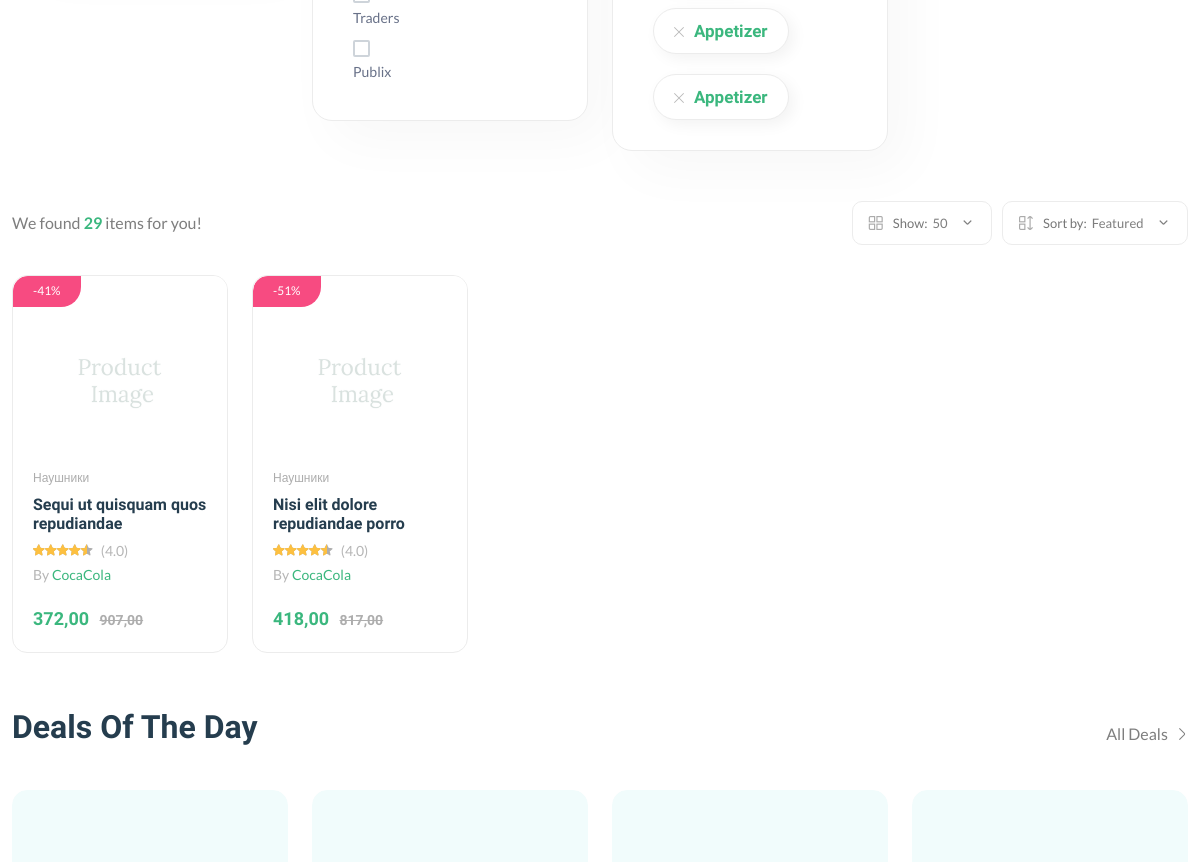
Before: /products/ (middle part) with the older database file.
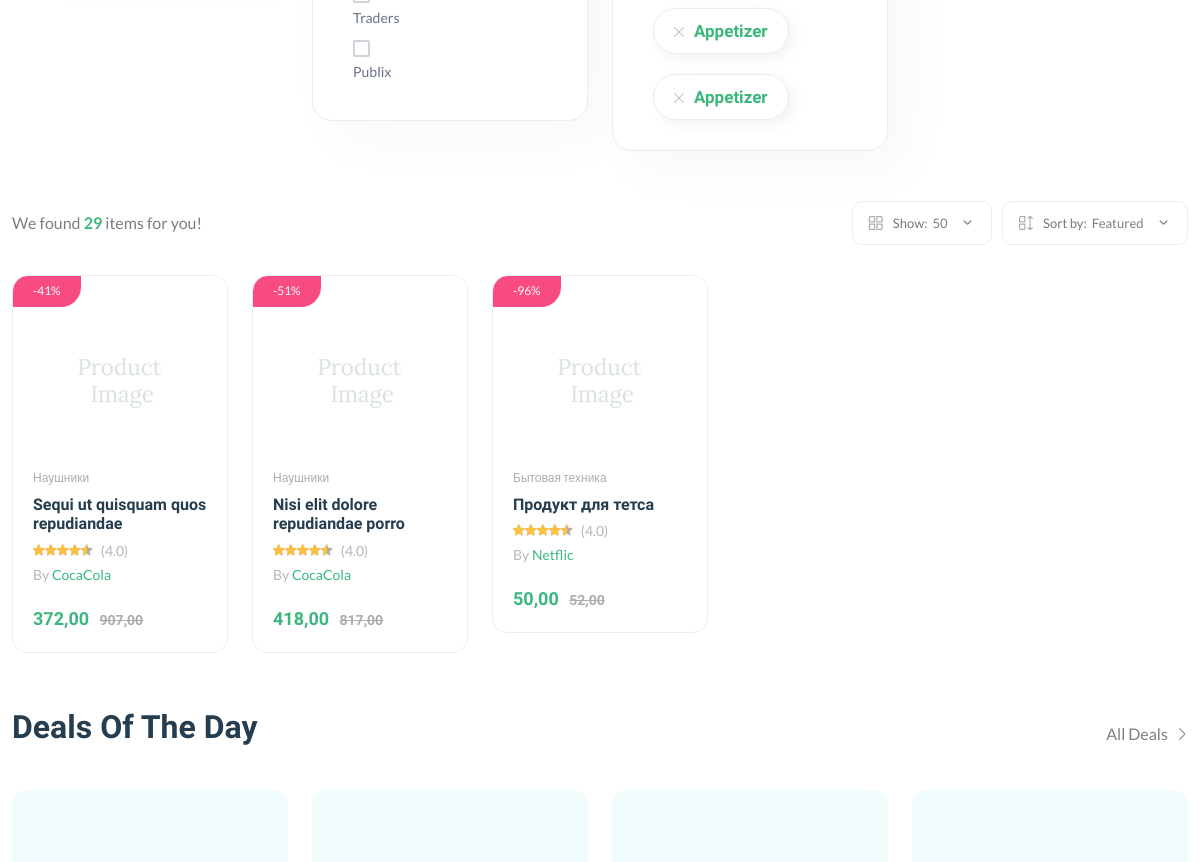
After: the same page with the newer database file.
### core/models.py (models this page shows, shortened)
class Product(models.Model):
    pid = ShortUUIDField(unique=True, length=10, max_length=20, verbose_name="ID")
    title = models.CharField(max_length=100, verbose_name="Имя")
    description = RichTextUploadingField(null=True, blank=True, verbose_name="Описание")
    user = models.ForeignKey(User, on_delete=models.SET_NULL, null=True, verbose_name="Пользователь")
    category = models.ForeignKey(Category, on_delete=models.SET_NULL, null=True, verbose_name="Категория", related_name='category')
    vendor = models.ForeignKey(Vendor, on_delete=models.SET_NULL, null=True, verbose_name="Поставщик", default=None, related_name='products')
    image = models.ImageField(upload_to=user_directory_path, verbose_name="Картинка", default="cover_product.jpg")
    price = models.DecimalField(max_digits=9999999999, decimal_places=2, verbose_name='Цена')
    old_price = models.DecimalField(max_digits=9999999999, decimal_places=2, verbose_name='Старая цена')
    specifications = RichTextUploadingField(null=True, blank=True, verbose_name='Характеристики')
    tags = TaggableManager(verbose_name='Теги')
    product_status = models.CharField(choices=STATUS, max_length=10, default='in_review',
                                      verbose_name='Статус продукта')
    type = models.CharField(max_length=100, verbose_name="Тип продукта", null=True, blank=True)
    life = models.DateField(verbose_name="Срок годности", null=True, blank=True)
    status = models.BooleanField(default=True, verbose_name='Статус')
    in_stock = models.BooleanField(default=True, verbose_name='Есть в наличии')
    featured = models.BooleanField(default=False, verbose_name='Рекомендуемый')
    digital = models.BooleanField(default=False, verbose_name='Цифровой')
    sku = ShortUUIDField(unique=True, length=4, max_length=10, verbose_name="UUID")
    created_at = models.DateTimeField(auto_now_add=True, verbose_name='Дата создания')
    updated_at = models.DateTimeField(auto_now=True, verbose_name='Дата обновление')
    class Meta:
        verbose_name = "Продукт"
        verbose_name_plural = "Продукты"
    def get_percentage(self):
        return (self.price / self.old_price) * 100

class Category(models.Model):
    cit = ShortUUIDField(unique=True, length=10, max_length=20, prefix='cat', verbose_name="ID")
    title = models.CharField(max_length=100, verbose_name="Название")
    image = models.ImageField(upload_to='category', verbose_name="Картинка", default="category.jpg")
    class Meta:
        verbose_name = "Катогоия"
        verbose_name_plural = "Категории"
    def __str__(self):
        return self.title

class Vendor(models.Model):
    vid = ShortUUIDField(unique=True, length=10, max_length=20, prefix='ven', verbose_name="ID")
    title = models.CharField(max_length=100, verbose_name="Имя")
    address = models.CharField(max_length=100, verbose_name="Адрес")
    contact = models.CharField(max_length=100, verbose_name="Контакты")
    chat_resp_time = models.CharField(max_length=100, verbose_name="Время для чата")
    shipping_on_time = models.CharField(max_length=100, verbose_name="Время доставки")
    authentic_rating = models.CharField(max_length=100, verbose_name="Подлинный рейтинг")
    days_return = models.CharField(max_length=100, verbose_name="Дата возврата")
    warranty_period = models.CharField(max_length=100, verbose_name="Гарантийный период")
    image = models.ImageField(upload_to=user_directory_path, verbose_name="Картинка", default="vendor.jpg")
    cover_image = models.ImageField(upload_to=user_directory_path, verbose_name="Изображение обложки", default="cover_product.jpg")
    description = models.TextField(null=True, blank=True, verbose_name="Описание")
    user = models.ForeignKey(User, on_delete=models.SET_NULL, null=True, verbose_name="Пользователь")
    class Meta:
        verbose_name = "Поставщик"
        verbose_name_plural = "Поставщики"
    def __str__(self):
        return self.title

### core/views.py (the view)
# urls.py: path('products/', product_list, name="product_list"),
def product_list(request):
    products = Product.objects.filter(product_status='published')
    return render(request, 'core/products/list.html', {
        'products': products
    })

### core/context_processor.py (called while the page is built)
def categories(request):
    categories = Category.objects.all()
    return {
        'categories': categories
    }

### core/context_processors.py (called while the page is built)
def categories(request):
    categories = Category.objects.all()
    return {
        'categories': categories
    }

### templates/core/products/list.html (shortened to what this page needs)
{% extends 'partials/base.html' %}
{% load static %}
{% block content %}
    <main class="main">
        <div class="container mb-30 mt-30">
            <div class="row">
                <div class="col-lg-12">
                    <div class="shop-product-fillter-header">
                        <div class="row">
                            <div class="col-xl-3 col-lg-6 col-md-6 mb-lg-0 mb-md-2 mb-sm-2">
                            </div>
                            <div class="col-xl-3 col-lg-6 col-md-6 mb-lg-0 mb-md-2 mb-sm-2">
                                <div class="card">
                                    <div class="d-flex">
                                        <div class="custome-checkbox mr-80">
                                            <br/>
                                            <br/>
                                            <br/>
                                            <br/>
                                            <br/>
                                            <br/>
                                            <label class="form-check-label" for="exampleCheckbox7"><span>Traders</span></label>
                                            <br/>
                                            <label class="form-check-label"
                                                   for="exampleCheckbox8"><span>Publix</span></label>
                                        </div>
                                        <div class="custome-checkbox">
                                            <br/>
                                            <br/>
                                            <br/>
                                            <br/>
                                            <br/>
                                        </div>
                                    </div>
                                </div>
                            </div>
                            <div class="col-xl-3 col-lg-6 col-md-6 mb-lg-0 mb-md-2 mb-sm-2">
                                <div class="card">
                                    <div class="sidebar-widget widget-tags">
                                        <ul class="tags-list">
                                            <li class="hover-up mr-0">
                                                <a href="blog-category-grid.html"><i class="fi-rs-cross mr-10"></i>Appetizer</a>
                                            </li>
                                            <li class="hover-up mr-0 mb-0">
                                                <a href="blog-category-grid.html"><i class="fi-rs-cross mr-10"></i>Appetizer</a>
                                            </li>
                                        </ul>
                                    </div>
                                </div>
                            </div>
                            <div class="col-xl-3 col-lg-6 col-md-6 mb-lg-0 mb-md-5 mb-sm-5">
                            </div>
                        </div>
                    </div>
                </div>
                <div class="col-12">
                    <div class="shop-product-fillter">
                        <div class="totall-product">
                            <p>
                                We found <strong class="text-brand">29</strong> items for you!
                            </p>
                        </div>
                        <div class="sort-by-product-area">
                            <div class="sort-by-cover mr-10">
                                <div class="sort-by-product-wrap">
                                    <div class="sort-by">
                                        <span><i class="fi-rs-apps"></i>Show:</span>
                                    </div>
                                    <div class="sort-by-dropdown-wrap">
                                        <span>50 <i class="fi-rs-angle-small-down"></i></span>
                                    </div>
                                </div>
                            </div>
                            <div class="sort-by-cover">
                                <div class="sort-by-product-wrap">
                                    <div class="sort-by">
                                        <span><i class="fi-rs-apps-sort"></i>Sort by:</span>
                                    </div>
                                    <div class="sort-by-dropdown-wrap">
                                        <span>Featured <i class="fi-rs-angle-small-down"></i></span>
                                    </div>
                                </div>
                            </div>
                        </div>
                    </div>
                    <div class="row product-grid">
                        {% for product in products %}
                            <div class="col-lg-1-5 col-md-4 col-12 col-sm-6">
                                <div class="product-cart-wrap mb-30">
                                    <div class="product-img-action-wrap">
                                        <div class="product-img product-img-zoom">
                                            <a href="shop-product-right.html">
                                                <img class="default-img"
                                                     src="{{ product.image.url }}" alt=""/>
                                            </a>
                                        </div>
                                        <div class="product-badges product-badges-position product-badges-mrg">
                                            <span class="hot">-{{ product.get_percentage | floatformat:0 }}%</span>
                                        </div>
                                    </div>
                                    <div class="product-content-wrap">
                                        <div class="product-category">
                                            <a href="shop-grid-right.html">{{ product.category }}</a>
                                        </div>
                                        <h2><a href="shop-product-right.html">{{ product.title }}</a>
                                        </h2>
                                        <div class="product-rate-cover">
                                            <div class="product-rate d-inline-block">
                                                <div class="product-rating" style="width: 90%"></div>
                                            </div>
                                            <span class="font-small ml-5 text-muted"> (4.0)</span>
                                        </div>
                                        <div>
                                            <span class="font-small text-muted">By <a
                                                    href="vendor-details-1.html">{{ product.vendor }}</a></span>
                                        </div>
                                        <div class="product-card-bottom">
                                            <div class="product-price">
                                                <span>{{ product.price }}</span>
                                                <span class="old-price">{{ product.old_price }}</span>
                                            </div>
                                        </div>
                                    </div>
                                </div>
                            </div>
                        {% endfor %}
                    </div>
                    <section class="section-padding pb-5">
                        <div class="section-title">
                            <h3 class="">Deals Of The Day</h3>
                            <a class="show-all" href="shop-grid-right.html">
                                All Deals
                                <i class="fi-rs-angle-right"></i>
                            </a>
                        </div>
                        <div class="row">
                            <div class="col-xl-3 col-lg-4 col-md-6">
                                <div class="product-cart-wrap style-2">
                                    <div class="product-img-action-wrap">
                                        <div class="product-img">
                                            <a href="shop-product-right.html"><img
                                                    src="{% static 'assets/imgs/banner/banner-5.png' %}" alt=""/></a>
                                        </div>
                                    </div>
                                </div>
                            </div>
                            <div class="col-xl-3 col-lg-4 col-md-6">
                                <div class="product-cart-wrap style-2">
                                    <div class="product-img-action-wrap">
                                        <div class="product-img">
                                            <a href="shop-product-right.html"><img
                                                    src="{% static 'assets/imgs/banner/banner-6.png' %}" alt=""/></a>
                                        </div>
                                    </div>
                                </div>
                            </div>
                            <div class="col-xl-3 col-lg-4 col-md-6 d-none d-lg-block">
                                <div class="product-cart-wrap style-2">
                                    <div class="product-img-action-wrap">
                                        <div class="product-img">
                                            <a href="shop-product-right.html"><img
                                                    src="{% static 'assets/imgs/banner/banner-7.png' %}" alt=""/></a>
                                        </div>
                                    </div>
                                </div>
                            </div>
                            <div class="col-xl-3 col-lg-4 col-md-6 d-none d-xl-block">
                                <div class="product-cart-wrap style-2">
                                    <div class="product-img-action-wrap">
                                        <div class="product-img">
                                            <a href="shop-product-right.html"><img
                                                    src="{% static 'assets/imgs/banner/banner-8.png' %}" alt=""/></a>
                                        </div>
                                    </div>
                                </div>
                            </div>
                        </div>
                    </section>
                </div>
            </div>
        </div>
    </main>
{% endblock %}

### templates/partials/base.html (shortened to what this page needs)
{% load static %}
<!DOCTYPE html>
<html class="no-js" lang="en">
<head>
    <link rel="stylesheet" href="{% static 'assets/css/plugins/slider-range.css' %}"/>
    <link rel="stylesheet" href="{% static 'assets/css/main.css' %}"/>
</head>
<body>
{% block content %}
{% endblock %}
</body>
</html>

Changed rows visible on the page:
added Product: image (picture), get_percentage "96", category "Бытовая техника", title "Продукт для тетса", vendor "Netflic", price "50,00", old_price "52,00"
